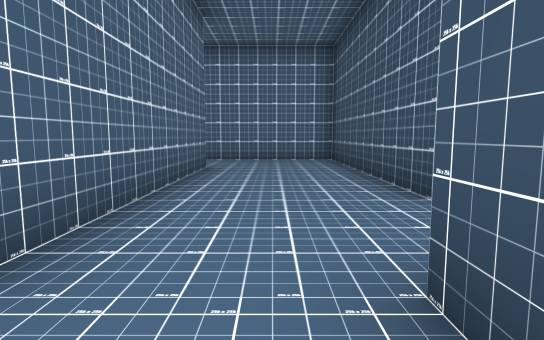
[1] (above)

16 first-person views from a walk through a 3-D level made in the Unity game engine. The camera is 1.3 m above the floor, tilts 6° down and sees 80° across. The floor is counted in squares, 2 m on a side. Each view is taken from the middle of a square. On the plan, view 1 faces up. The plan holds only what a view shows up to about 10 squares ahead; the rest is blank.

[2]
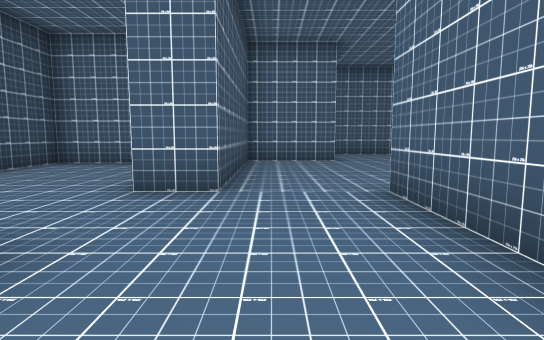

[3]
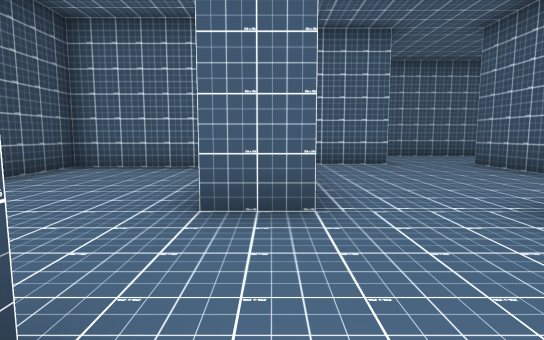

[4]
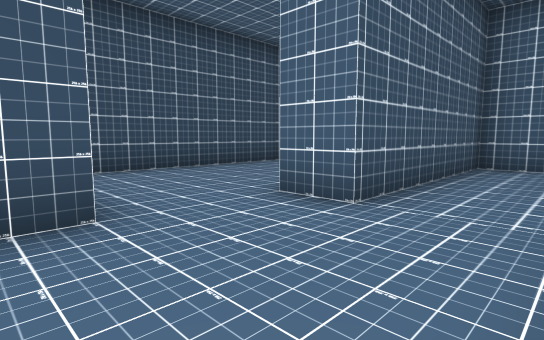

[5]
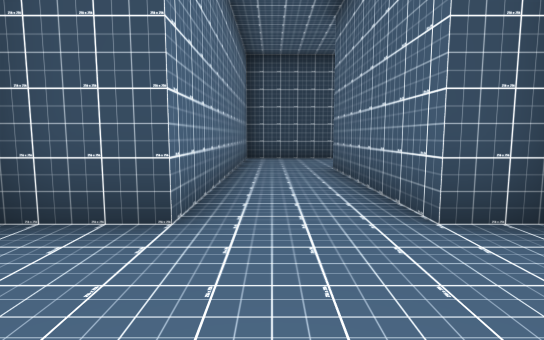

[6]
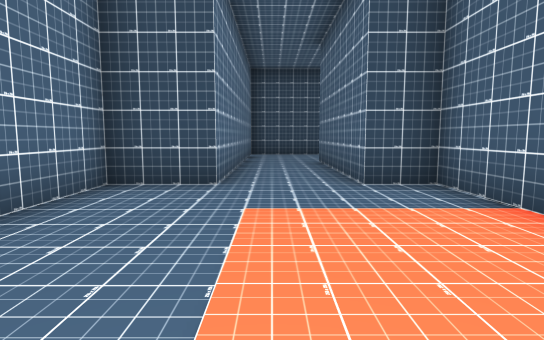

[7]
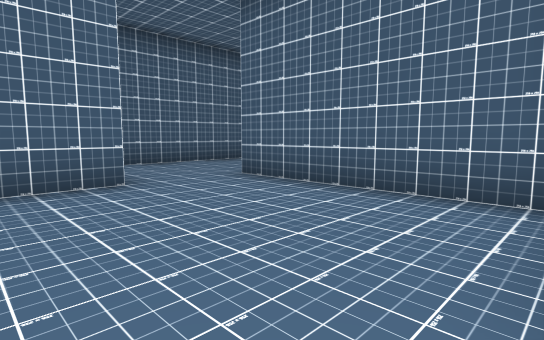

[8]
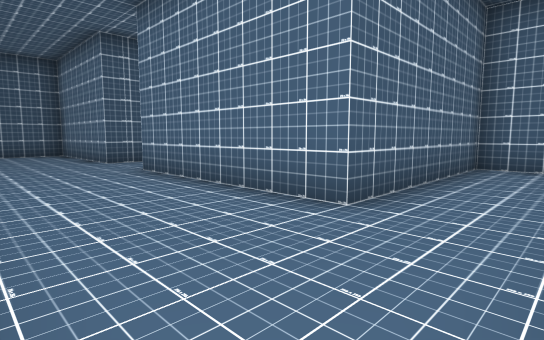

[9]
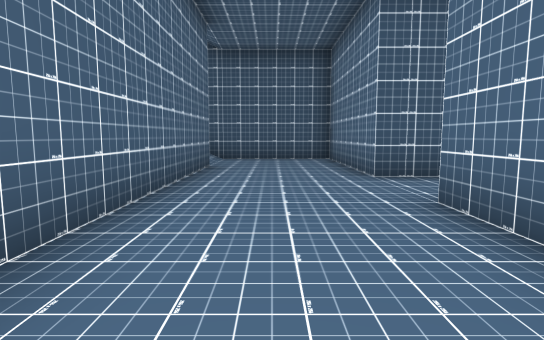

[10]
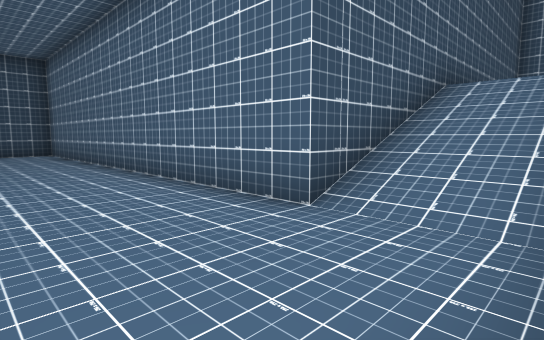

[11]
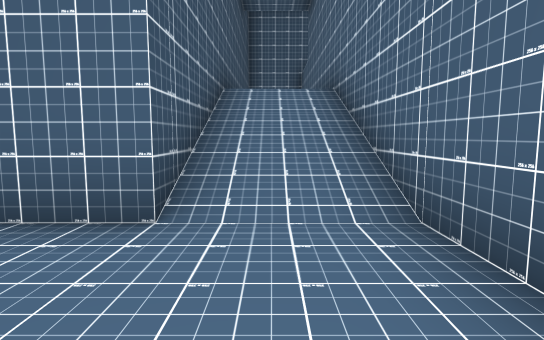

[12]
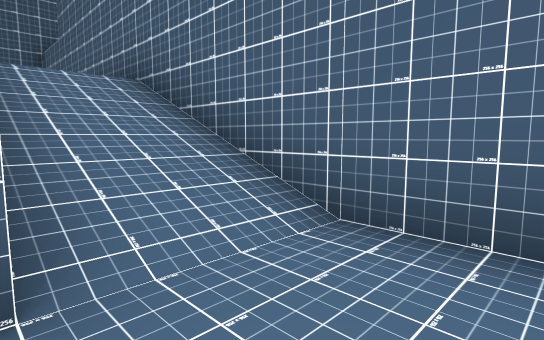

[13]
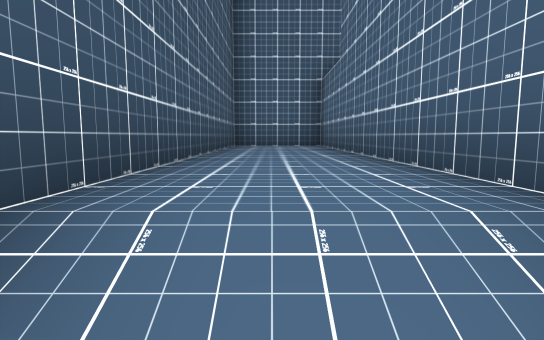

[14]
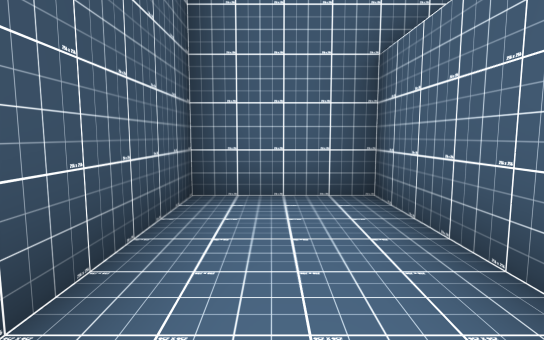

[15]
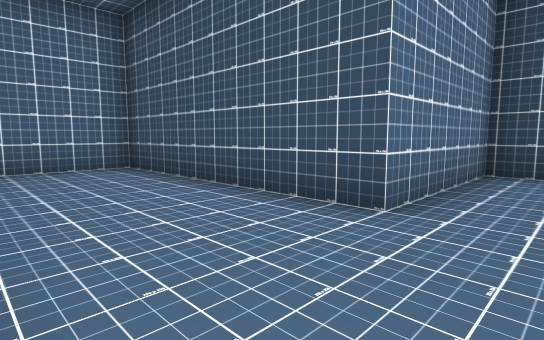

[16]
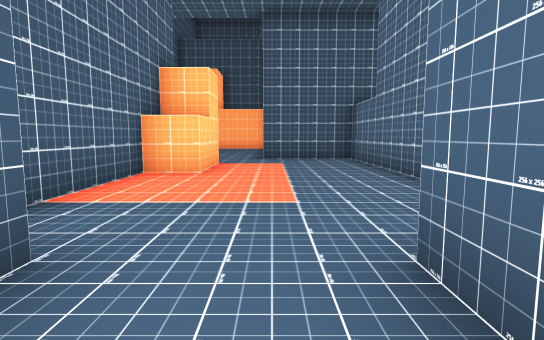

### Floor plan
Key: @ floor where view 1 was taken; # wall or solid block; . main floor; : floor 3 m higher than the main floor; / step, stairs or slope.
Columns run from 15 left of view 1 to 5 right of it. Each row starts with its distance up from view 1.
 11  ##########
 10  #........#
  9  #........########
  8  #...............#
  7  ................#
  6     ##....####...#
  5      ######  #...#
  4              #...####
  3              #......#
  2            ###......#
  1            #....#...#
  0            #...@#...#
 -1            #....#...#
 -2     #.     #....#...#
 -3 #####..#####....#####
 -4 #.............###
 -5 #.............#
 -6 #.............#
 -7 #//############
 -8 #//#
 -9 #//#
-10 #//#
-11 #::#
-12 #::#
-13 #::#
-14 #::#
-15  /:#
-16 //:#
-17 ####

Positions as (right, up) in squares from view 1, and headings:
1: (0, 0), facing up
2: (0, 5), facing down
3: (1, 4), facing down
4: (-1, 4), facing down-right
5: (-8, 8), facing right
6: (-10, 8), facing right
7: (0, 1), facing down-left
8: (-2, -6), facing up-left
9: (-5, -5), facing left
10: (-14, -4), facing down-right
11: (-13, -4), facing down
12: (-12, -5), facing down-left
13: (-13, -9), facing down
14: (-13, -13), facing down
15: (-1, 2), facing up-right
16: (-4, 8), facing left
